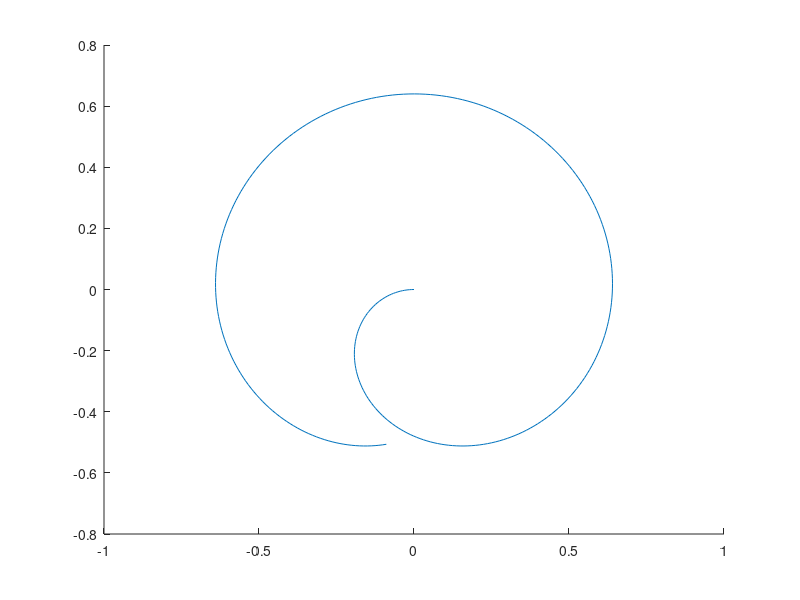

Reproduce this figure in MATLAB. (Note: this script raises an error after producing the figure.)
% Run the robot with a variety of functions.

%% Setup
max_speed = 0.3;  % max speed of the robot
d = 0.24;  % distance between wheels
c = 0.125;  % speed up/slow down
u_step = 0.125;
u = [0:u_step:5/c]';  % values to sweep through

% % circle with radius R
% R = 0.9144;  % 3 feet in meters
% r = [R*cos(u*c),R*sin(u*c)];

% % recommended ellipse
% r = [0.5*cos(u*c), 0.75*sin(u*c)];

% % Challenge 1
% r = [0.3960*cos(2.65*(c*u + 1.4)), 0.99*sin(c*u + 1.4)];

% Challenge 2
a = 0.4;
l = 0.4;
r = fliplr([-2*a*((l-cos(c*u)).*cos(c*u)+(1-l)), 2*a*(l-cos(c*u)).*sin(c*u)]);

%% Calculate wheel velocities
T = diff(r) ./ diff(u);  % velocity vector
T_hat = T ./ sqrt(sum(T.^2, 2));  % velocity unit vector
N = diff(T_hat) ./ diff(u(1:end - 1));
T_hat3 = [T_hat, zeros(size(T_hat(:, 1)))];  % add a third dim to T_hat
N3 = [N, zeros(size(N(:, 1)))];  % add a third dim to N
Omega = cross(T_hat3(1:end - 1, :), N3);  % rotational velocities
V = sqrt(sum(T.^2, 2));  % linear velocities

Vr = V(1:end-1,:) + d / 2 * sum(Omega, 2);
Vl = V(1:end-1,:) - d / 2 * sum(Omega, 2);

%% Calculate each time step:
distances = sqrt(sum(diff(r).^2, 2));
times = distances ./ V;

%% Plot the predicted course
clf;
figure;
hold on
plot(r(:,1),r(:,2))
pos = zeros(length(Pl), 3); %x, y, theta
dt = times;
lin_vel = (Vl+ Vr)/2;
ang_vel = (Vr - Vl)/d;

for i = 2:1:length(times) - 2
    T_hat = [cos(pos(i - 1, 3)), sin(pos(i - 1, 3))];
    pos(i, 1) = (lin_vel(i) * dt(i) * T_hat(1)) + pos(i - 1, 1);
    pos(i, 2) = (lin_vel(i) * dt(i) * T_hat(2)) + pos(i - 1, 2);
    pos(i, 3) = (ang_vel(i) * dt(i)) + pos(i - 1, 3);
end
plot(pos(:, 1), pos(:, 2), 'ro')

figure; hold on
plot(r(:,1),r(:,2))
pos = r(1,:);  % position of robot
head = pi/12;  % heading of robot
plot(pos(1),pos(2),'b*')
for i = 1:length(u) - 2
    dt = times(i);
    That = [cos(head), sin(head)];
    lin_vel = (Vl(i) + Vr(i))/2;
    ang_vel = (Vr(i) - Vl(i))/d;
    drdpos = lin_vel*That;
    drdhead = ang_vel;
    plot(pos(1),pos(2),'r*')
%     quiver(pos(1),pos(2), That(1),That(2))
    new_pos = pos + drdpos*dt;
    new_head = head + drdhead*dt;
    pos = new_pos;
    head = new_head;
end
plot(pos(1),pos(2),'g*')
axis equal

%% Run the robot
disp(max(Vr))
disp(max(Vl))
if max(Vr) > max_speed || max(Vl) > max_speed
    disp("WARNING: Velocities greater than max of "+string(max_speed)+".")
end

runCourse(times(1:end-1,:),Vr,Vl)
